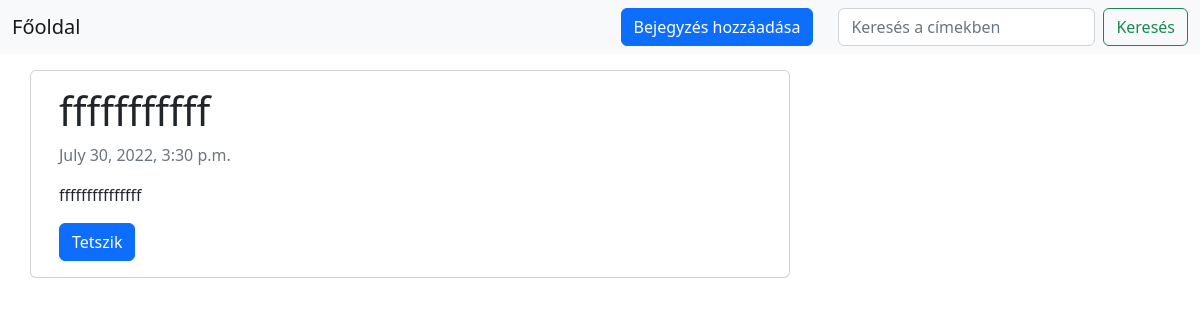
/fffffffffff/, run on an earlier commit of the app's database.
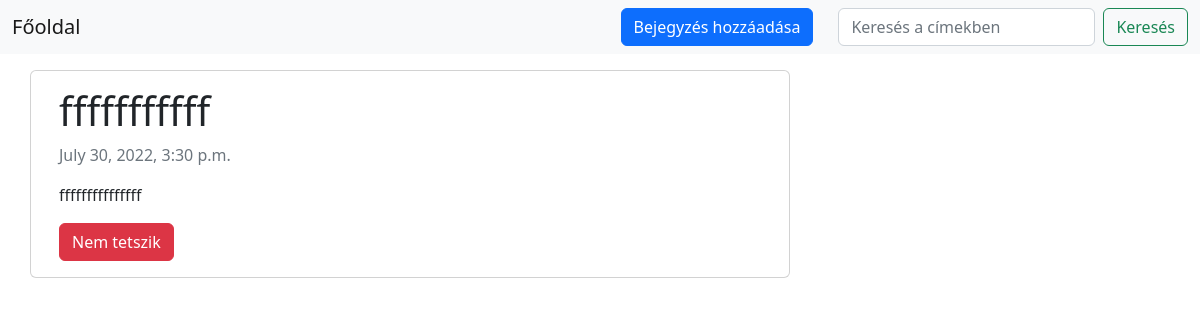
And on a later commit of the database.
### blog/views.py (the view)
# urls.py: path('<slug:slug>/', views.PostDetail.as_view(), name='post_detail'),
class PostDetail(generic.DetailView):
    model = Post
    template_name = 'post_detail.html'

### templates/post_detail.html (shortened to what this page needs)
{% extends 'minimal.html' %} {% block content %}
<div class="container">
  <div class="row">
    <div class="col-md-8 card mb-4  mt-3 left  top">
      <div class="card-body">
        <h1>{% block title %} {{ object.title }} {% endblock title %}</h1>
        <p class=" text-muted">{{ post.created_on }}</p>
        <p class="card-text ">{{ object.content | safe }}</p>
            {% include 'like_button.html' %}
      </div>
    </div>
  </div>
</div>
{% endblock content %}

What changed in the data, as far as the page shows it:
changed Post "fffffffffff": is_liked False → True (drawn)
Also different on the page:
text no longer shown: "Tetszik"
text now shown: "Nem tetszik"
